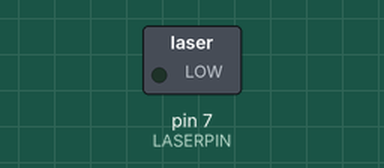
This sketch was run on a simulated Arduino Uno, built with avr-gcc and run on an emulated ATmega328P. Shown: switched loads named in the sketch (green lamp = pin HIGH).

Above: at 0.1 s.
Timing chart, 0 to 9.1 s (numbered marks = the images above):
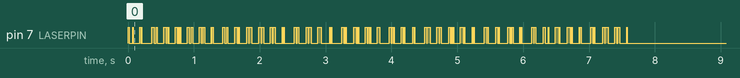

The sketch:

transmitter.ino
```cpp
#define LASERPIN 7

void setup() {
  pinMode(LASERPIN, OUTPUT);

  char myText[] = "A quick brown fox jumped over the lazy dog";
  int length = sizeof(myText);
  int ar[50];
  int m;
  int bits[8];

  // Convert each character to its ASCII value
  for (int i = 0; i < length; i++) {
    ar[i] = int(myText[i]);
  }

  // Process each character
  for (int n = 0; n < length; n++) {
    m = ar[n];
    int z;
    int bin[7];
    int newbin[7];

    // Convert ASCII value to binary (LSB first)
    for (z = 0; z < 8; z++) {
      bin[z] = m % 2;
      m = m / 2;
    }

    // Reverse to get MSB first
    for (int j = 7; j >= 0; j--) {
      newbin[7 - j] = bin[j];
    }

    // Map binary bits to HIGH/LOW pulses
    for (int p = 0; p < 8; p++) {
      if (newbin[p] == 1) {
        bits[p] = HIGH;
      }
      if (newbin[p] == 0) {
        bits[p] = LOW;
      }
    }
    bits[0] = HIGH;   // start bit

    // Transmit the 8 bits via LASER flicker
    for (int i = 0; i < 8; i++) {
      digitalWrite(LASERPIN, bits[i]);
      delay(10);
    }

    digitalWrite(LASERPIN, LOW);
    delay(100);   // gap before next character
  }
}

void loop() {
  // Transmission happens once in setup()
}
```
